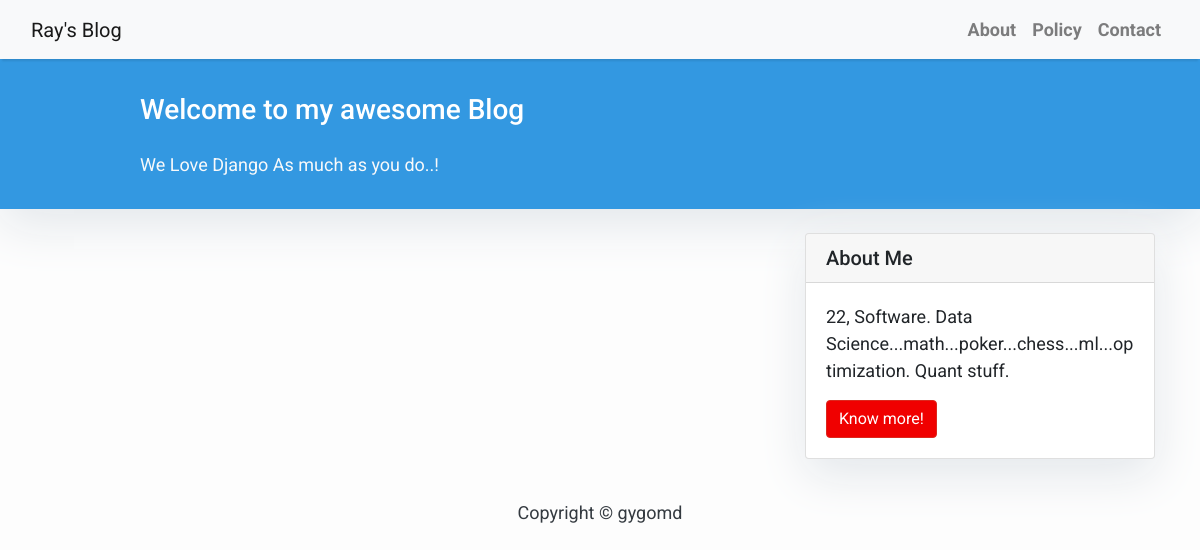
/ignition/blog, run on an earlier commit of the app's database.
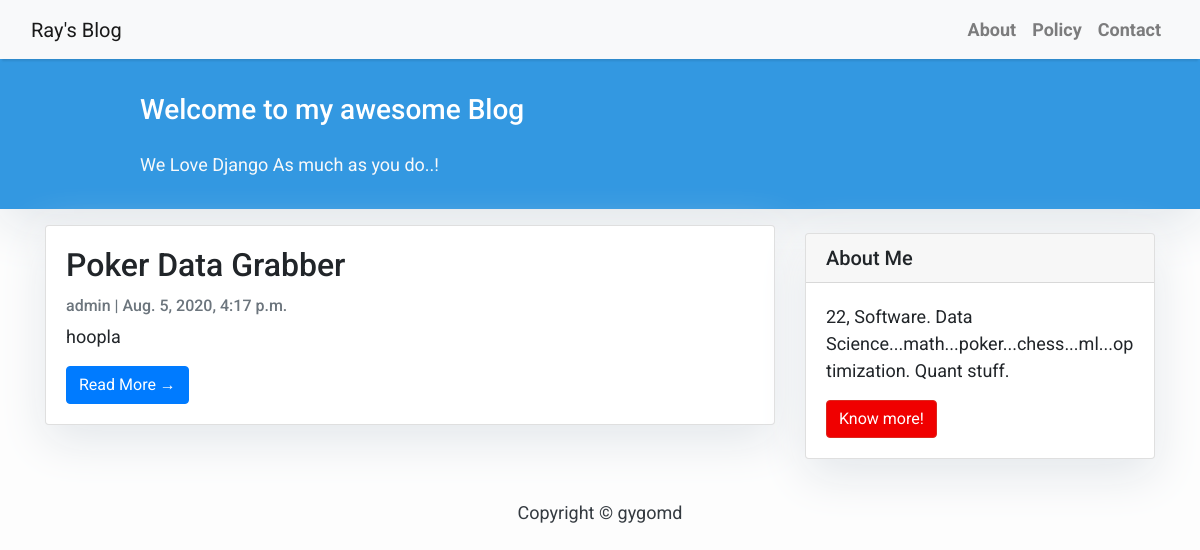
And on a later commit of the database.
### ignition/models.py (models this page shows, shortened)
class Post(models.Model):
    title = models.CharField(max_length=200, unique=True)
    slug = models.SlugField(max_length=200, unique=True)
    author = models.ForeignKey(User, on_delete= models.CASCADE,related_name='blog_posts')
    updated_on = models.DateTimeField(auto_now= True)
    content = models.TextField()
    created_on = models.DateTimeField(auto_now_add=True)
    status = models.IntegerField(choices=STATUS, default=0)
    class Meta:
        ordering = ['-created_on']

### ignition/views.py (the view)
# urls.py: path('blog', views.PostList.as_view(), name='home'),
class PostList(generic.ListView):
    queryset = Post.objects.filter(status=1).order_by('-created_on')
    template_name = 'index.html'

### ignition/templates/index.html (shortened to what this page needs)
{% extends "base.html" %}
{% block content %}
<header class="masthead">
    <div class="container">
        <div class="row">
            <div class=" col-md-8 col-md-10 mx-auto">
                <div class="site-heading">
                    <h3 class=" site-heading my-4 mt-3 text-white"> Welcome to my awesome Blog </h3>
                    <p class="text-light">We Love Django As much as you do..! &nbsp
                    </p>
                </div>
            </div>
        </div>
    </div>
</header>
<div class="container">
    <div class="row">
        <div class="col-md-8 mt-3 left">
            {% for post in post_list %}
            <div class="card mb-4">
                <div class="card-body">
                    <h2 class="card-title">{{ post.title }}</h2>
                    <p class="card-text text-muted h6">{{ post.author }} | {{ post.created_on}} </p>
                    <p class="card-text">{{post.content|slice:":200" }}</p>
                    <a href="{% url 'post_detail' post.slug  %}" class="btn btn-primary">Read More &rarr;</a>
                </div>
            </div>
            {% endfor %}
        </div>
        {% block sidebar %} {% include 'sidebar.html' %} {% endblock sidebar %}
    </div>
</div>
{%endblock%}

### ignition/templates/base.html (shortened to what this page needs)
<!DOCTYPE html>
<html>
    <head>
        <link rel="stylesheet" href="https://maxcdn.bootstrapcdn.com/bootstrap/4.0.0/css/bootstrap.min.css"
 />
    </head>
    <body>
        <nav class="navbar navbar-expand-lg navbar-light bg-light shadow" id="mainNav">
            <div class="container-fluid">
                <a class="navbar-brand" href="{% url 'home' %}">Ray's Blog</a>
                <div class="collapse navbar-collapse" id="navbarResponsive">
                    <ul class="navbar-nav ml-auto">
                        <li class="nav-item text-black">
                            <a class="nav-link text-black font-weight-bold" href="#">About</a>
                        </li>
                        <li class="nav-item text-black">
                            <a class="nav-link text-black font-weight-bold" href="#">Policy</a>
                        </li>
                        <li class="nav-item text-black">
                            <a class="nav-link text-black font-weight-bold" href="#">Contact</a>
                        </li>
                    </ul>
                </div>
            </div>
        </nav>
        {% block content %}{% endblock content %}
        <footer class="py-3 bg-grey">
            <p class="m-0 text-dark text-center ">Copyright &copy; gygomd </p>
        </footer>
    </body>
</html>

### ignition/templates/sidebar.html (shortened to what this page needs)
{% block sidebar %}
<div class="col-md-4 float-right ">
<div class="card my-4">
        <h5 class="card-header">About Me</h5>
    <div class="card-body">
        <p class="card-text"> 22, Software. Data Science...math...poker...chess...ml...optimization. Quant stuff.  </p>
        <a href="https://djangocentral.com/building-a-blog-application-with-django"
           class="btn btn-danger">Know more!</a>
    </div>
</div>
</div>
{% endblock sidebar %}

### ignition/templates/base.html (style rules this page uses)
body { font-family: "Roboto", sans-serif; font-size: 17px; background-color: #fdfdfd; }
.shadow { box-shadow: 0 4px 2px -2px rgba(0, 0, 0, 0.1); }
.btn-danger { color: #fff; background-color: #f00000; border-color: #dc281e; }
.masthead { background: #3398E1; height: auto; padding-bottom: 15px; box-shadow: 0 16px 48px #E3E7EB; padding-top: 10px; }

### ignition/templates/index.html (style rules this page uses)
body { font-family: "Roboto", sans-serif; font-size: 18px; background-color: #fdfdfd; }
.card { box-shadow: 0 16px 48px #E3E7EB; }

### ignition/templates/sidebar.html (style rules this page uses)
.card { box-shadow: 0 16px 48px #E3E7EB; }

What changed in the data, as far as the page shows it:
added Post: title "Poker Data Grabber", author "admin", created_on "Aug. 5, 2020, 4:17 p.m.", content "hoopla"
